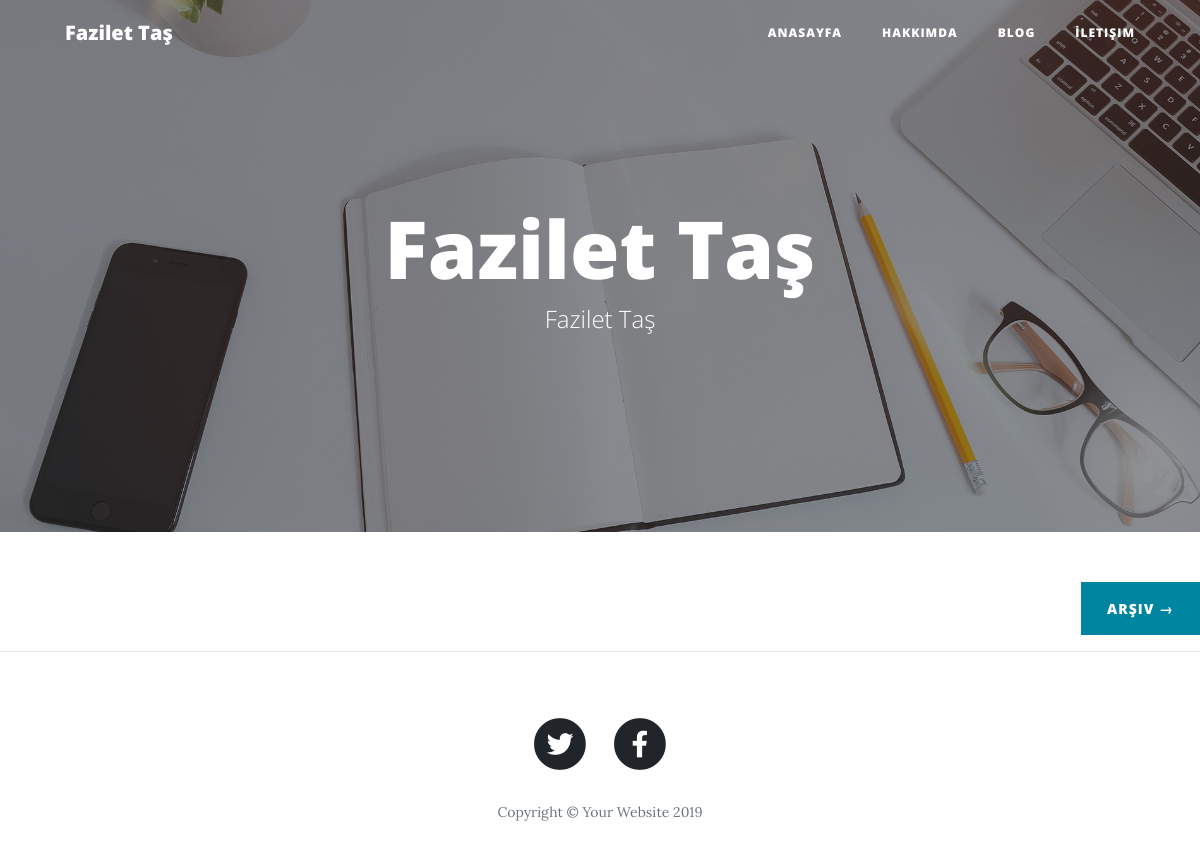
/, run on an earlier commit of the app's database.
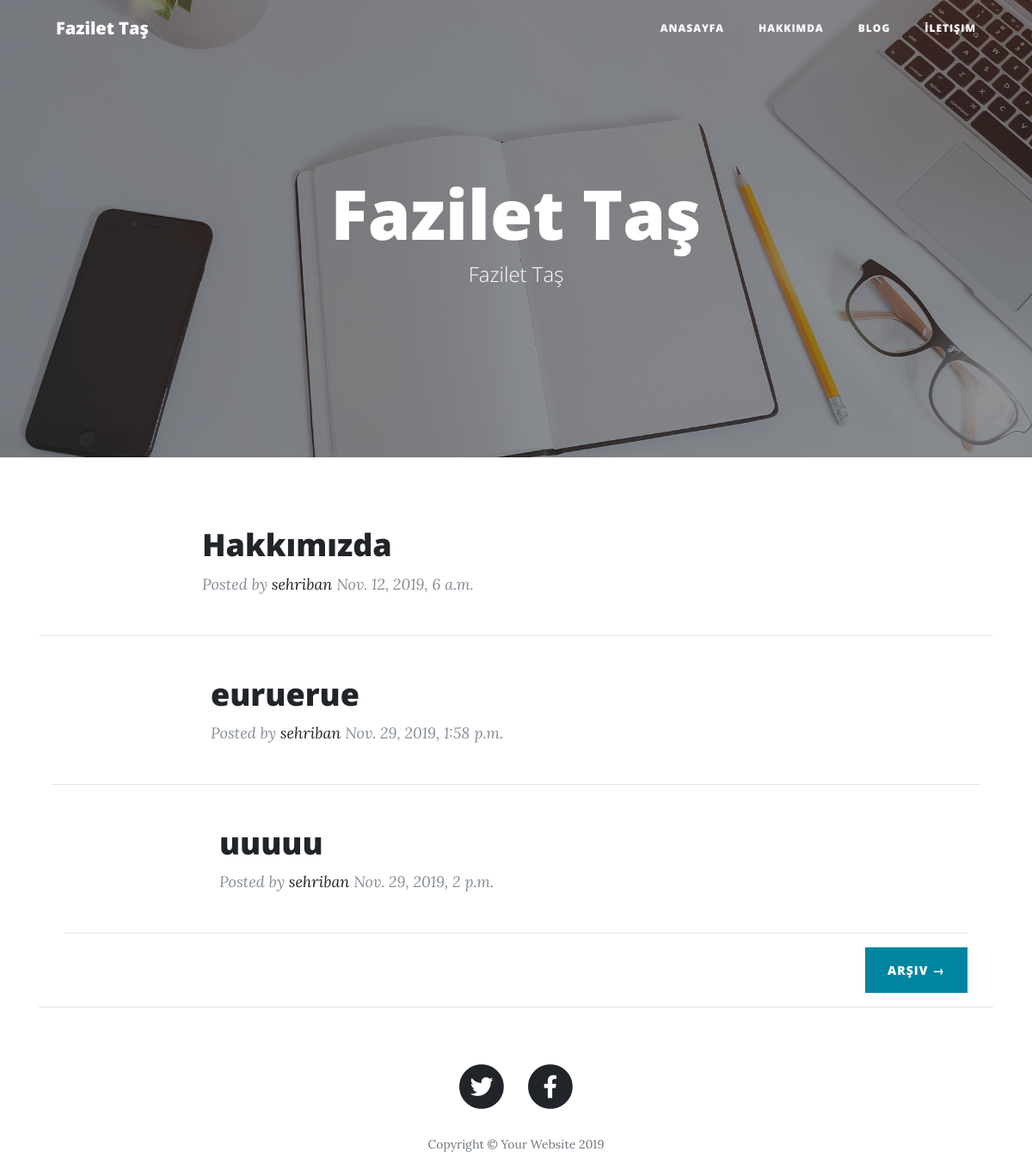
And on a later commit of the database.
### pages/models.py (models this page shows, shortened)
class Post(models.Model):
    author = models.ForeignKey('auth.User', on_delete=models.CASCADE)
    title = models.CharField(max_length=200)
    sub_title = models.CharField(max_length=200,default="")
    text = models.TextField()
    created_date = models.DateTimeField(
            default=timezone.now)
    published_date = models.DateTimeField(
            blank=True, null=True)
    upload = models.ImageField(upload_to='uploads/',blank=True)

### pages/views.py (the view)
# urls.py: path("", index_func),
def index_func(request):
    posts = Post.objects.order_by('published_date')
    return render(request,"home/index.html",{'posts': posts})

### template/home/index.html (shortened to what this page needs)
{% extends 'base/core.html' %}
{% block content %}
 <header class="masthead" style="background-image: url('/static/img/home-bg.jpg')">
    <div class="overlay"></div>
    <div class="container">
      <div class="row">
        <div class="col-lg-8 col-md-10 mx-auto">
          <div class="site-heading">
            <h1>Fazilet Taş</h1>
            <span class="subheading">Fazilet Taş</span>
          </div>
        </div>
      </div>
    </div>
  </header>
{% for post in posts %}
  <div class="container">
    <div class="row">
      <div class="col-lg-8 col-md-10 mx-auto">
        <div class="post-preview">
          <a href="/page/blog">
            <h2 class="post-title">
               {{ post.title }}
            </h2>
          </a>
          <p class="post-meta">Posted by
            <a href="/page/about">{{ post.author }}</a>
            {{ post.published_date}}</p>
        </div>
 </div>
</div>
        <hr>
{% endfor %}
        <div class="clearfix">
          <a class="btn btn-primary float-right" href="#">Arşiv &rarr;</a>
        </div>
      </div>
    </div>
  <hr>
{% endblock %}

### template/base/core.html (shortened to what this page needs)
{% load static %}
<!DOCTYPE html>
<html lang="en">
<head>
  <link href="{% static 'vendor/bootstrap/css/bootstrap.min.css' %}" rel="stylesheet">
  <link href="{% static 'vendor/fontawesome-free/css/all.min.css' %}" rel="stylesheet" type="text/css">
  <link href="{% static 'css/clean-blog.css' %}" rel="stylesheet">
</head>
<body>
   {% include 'base/nav.html' %}
   {% block content %}
{% endblock  %}
 <footer>
    <div class="container">
      <div class="row">
        <div class="col-lg-8 col-md-10 mx-auto">
          <ul class="list-inline text-center">
            <li class="list-inline-item">
              <a href="#">
                <span class="fa-stack fa-lg">
                  <i class="fas fa-circle fa-stack-2x"></i>
                  <i class="fab fa-twitter fa-stack-1x fa-inverse"></i>
                </span>
              </a>
            </li>
            <li class="list-inline-item">
              <a href="#">
                <span class="fa-stack fa-lg">
                  <i class="fas fa-circle fa-stack-2x"></i>
                  <i class="fab fa-facebook-f fa-stack-1x fa-inverse"></i>
                </span>
              </a>
            </li>
          </ul>
          <p class="copyright text-muted">Copyright &copy; Your Website 2019</p>
        </div>
      </div>
    </div>
  </footer>
</body>
</html>

### template/base/nav.html (shortened to what this page needs)
  <nav class="navbar navbar-expand-lg navbar-light fixed-top" id="mainNav">
    <div class="container">
      <a class="navbar-brand" href="index.html">Fazilet Taş</a>
      <div class="collapse navbar-collapse" id="navbarResponsive">
        <ul class="navbar-nav ml-auto">
          <li class="nav-item">
            <a class="nav-link" href="/home/index">Anasayfa</a>
          </li>
          <li class="nav-item">
            <a class="nav-link" href="/page/about">Hakkımda</a>
          </li>
          <li class="nav-item">
            <a class="nav-link" href="/page/blog">Blog</a>
          </li>
          <li class="nav-item">
            <a class="nav-link" href="/page/iletisim">İletişim</a>
          </li>
        </ul>
      </div>
    </div>
  </nav>

### static/css/clean-blog.css (style rules this page uses)
body { font-size: 20px; color: #212529; font-family: 'Lora', 'Times New Roman', serif; }
p { line-height: 1.5; margin: 30px 0; }
p a { text-decoration: underline; }
h1, h2, h3, h4, h5, h6 { font-weight: 800; font-family: 'Open Sans', 'Helvetica Neue', Helvetica, Arial, sans-serif; }
a { color: #212529; transition: all 0.2s; }
#mainNav { position: absolute; border-bottom: 1px solid #e9ecef; background-color: white; font-family: 'Open Sans', 'Helvetica Neue', Helvetica, Arial, sans-serif; }
#mainNav .navbar-brand { font-weight: 800; color: #343a40; }
#mainNav .navbar-nav > li.nav-item > a { font-size: 12px; font-weight: 800; letter-spacing: 1px; text-transform: uppercase; }
@media only screen and (min-width: 992px) { #mainNav { border-bottom: 1px solid transparent; background: transparent; } }
@media only screen and (min-width: 992px) { #mainNav .navbar-brand { padding: 10px 20px; color: #fff; } }
@media only screen and (min-width: 992px) { #mainNav .navbar-nav > li.nav-item > a { padding: 10px 20px; color: #fff; } }
@media only screen and (min-width: 992px) { #mainNav { transition: background-color 0.2s; transform: translate3d(0, 0, 0); -webkit-backface-visibility: hidden; } }
header.masthead { margin-bottom: 50px; background: no-repeat center center; background-color: #868e96; background-attachment: scroll; position: relative; background-size: cover; }
header.masthead .overlay { position: absolute; top: 0; left: 0; height: 100%; width: 100%; background-color: #212529; opacity: 0.5; }
header.masthead .page-heading, header.masthead .post-heading, header.masthead .site-heading { padding: 200px 0 150px; color: white; }
@media only screen and (min-width: 768px) { header.masthead .page-heading, header.masthead .post-heading, header.masthead .site-heading { padding: 200px 0; } }
header.masthead .page-heading, header.masthead .site-heading { text-align: center; }
header.masthead .page-heading h1, header.masthead .site-heading h1 { font-size: 50px; margin-top: 0; }
header.masthead .page-heading .subheading, header.masthead .site-heading .subheading { font-size: 24px; font-weight: 300; line-height: 1.1; display: block; margin: 10px 0 0; font-family: 'Open Sans', 'Helvetica Neue', Helvetica, Arial, sans-serif; }
@media only screen and (min-width: 768px) { header.masthead .page-heading h1, header.masthead .site-heading h1 { font-size: 80px; } }
.post-preview > a { color: #212529; }
.post-preview > a > .post-title { font-size: 30px; margin-top: 30px; margin-bottom: 10px; }
.post-preview > .post-meta { font-size: 18px; font-style: italic; margin-top: 0; color: #868e96; }
.post-preview > .post-meta > a { text-decoration: none; color: #212529; }
@media only screen and (min-width: 768px) { .post-preview > a > .post-title { font-size: 36px; } }
footer { padding: 50px 0 65px; }
footer .list-inline { margin: 0; padding: 0; }
footer .copyright { font-size: 14px; margin-bottom: 0; text-align: center; }
.btn { font-size: 14px; font-weight: 800; padding: 15px 25px; letter-spacing: 1px; text-transform: uppercase; border-radius: 0; font-family: 'Open Sans', 'Helvetica Neue', Helvetica, Arial, sans-serif; }
.btn-primary { background-color: #0085A1; border-color: #0085A1; }

What changed in the data, as far as the page shows it:
added Post: title "Hakkımızda", author "sehriban", published_date "Nov. 12, 2019, 6 a.m."
added Post: title "euruerue", author "sehriban", published_date "Nov. 29, 2019, 1:58 p.m."
added Post: title "uuuuu", author "sehriban", published_date "Nov. 29, 2019, 2 p.m."
